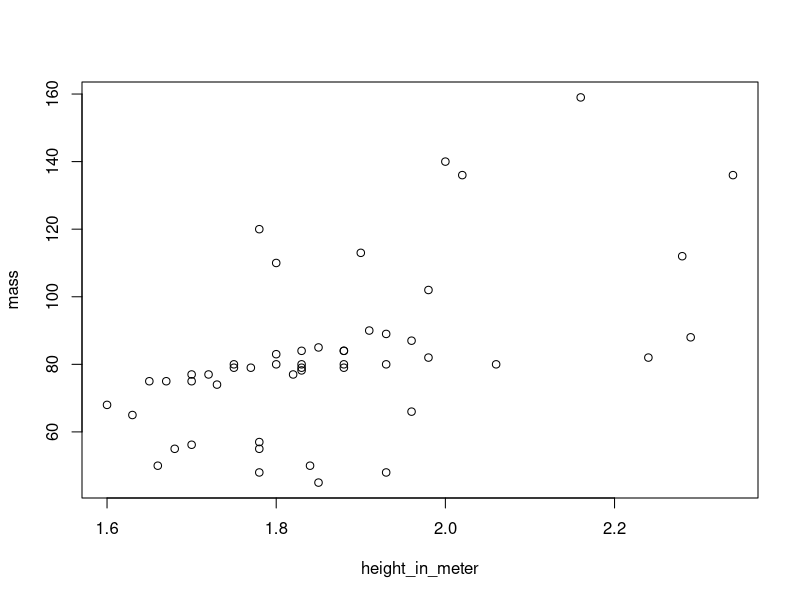

Write the R code that produced this figure.
# R Studio
#############################
# The four Quardrents
# Shift + Ctrl + 1 Zoom Source
# Shift + Ctrl + 2 Back to Normal
# Shift + Ctrl + 3 Zoom Help
# Shift + Ctrl + 4 Zoom History
# Shift + Ctrl + 5 Zoom Files
# Shift + Ctrl + 6 Zoom Plots
# Shift + Ctrl + 7 Zoom Packags
# Shift + Ctrl + 8 Zoom Environment
# Shift + Ctrl + 9 Zoom Viewer

# Ctrl + Enter  Run Code

# How to get help when you need help
?mean
?ChickWeight  
?aov

# Objects and Functions


# Addition
5 + 6

x <- 5
y <- 6

x + y

sum(x, y)


# Substraction
7 - 3

# Multiplication
3 * 7

# Divison
7/3

# Exponentiation
2^3

# Modulo: returns the remainder of the division of 8/3
8 %% 3


## Basic arithmetic functions
# Logarithms and Exponentials:
  
log2(x) # logarithms base 2 of x
log10(x) # logaritms base 10 of x
exp(x) # Exponential of x


# Trigonometric functions:

cos(x) # Cosine of x
sin(x) # Sine of x
tan(x) #Tangent of x
acos(x) # arc-cosine of x
asin(x) # arc-sine of x
atan(x) #arc-tangent of x

## Other mathematical functions
abs(x) # absolute value of x
sqrt(x) # square root of x

# Assigning values to variables

ages <- c(5, 6)
ages
sum(ages)

names <- c("Rahim", "Karim")

friends <- data.frame("names", "ages")

View(friends)
str(friends)  # str stands for structure

friends$ages

sum(friends$ages)

sum(friends$names)

friends[1, 1]
friends[1, ]
friends[ , 1]


## Build in Data sets to practice with
data()
View(starwars)

# Installing and Using Packages
install.packages("tidyverse")
library(tidyverse)
require(tidyverse)

# This is called %>% pipe operator (Shift + Ctrl + M)


starwars %>% 
  filter(height > 150 & mass < 200) %>% 
  mutate(height_in_meter = height/100) %>% 
  select(height_in_meter, mass) %>% 
  arrange(mass) %>%     # sorting Ascending order
  #  arrange(-mass) %>%     # sorting descending order
  #  view()
  plot()
